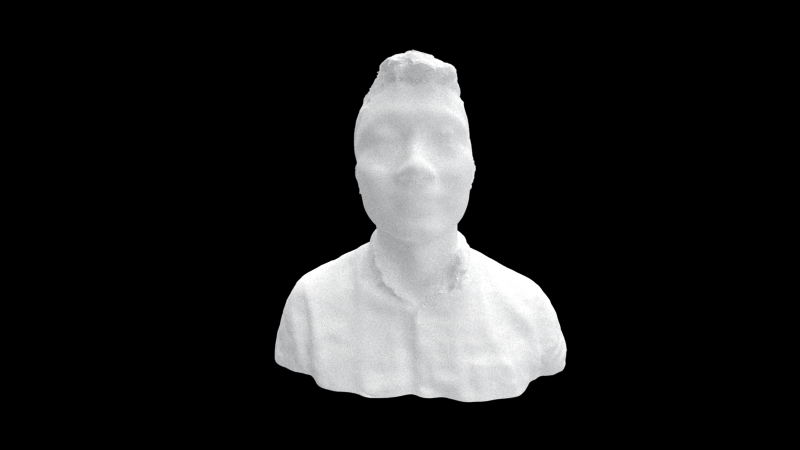
#> input picture book/runjia/data/1.tif, 800 x 450 px
$ jupyter execute --allow-errors depthmap.ipynb   (shell and % lines are left out)
#> lines starting #> are read from the running program, lines starting #| are printed output that depends on the picture
[cell 1]
import numpy as np
import pandas as pd
import cv2
import matplotlib.pyplot as plt
import sys
import os
from PIL import Image

[cell 2]
im = cv2.imread('data/1.tif', 0)
#> im: shape (450, 800); min 0, max 255, mean 32.7

plt.imshow(im, cmap = 'gray')

[cell 3]
imz = cv2.imread('data/1z.tif', 0)
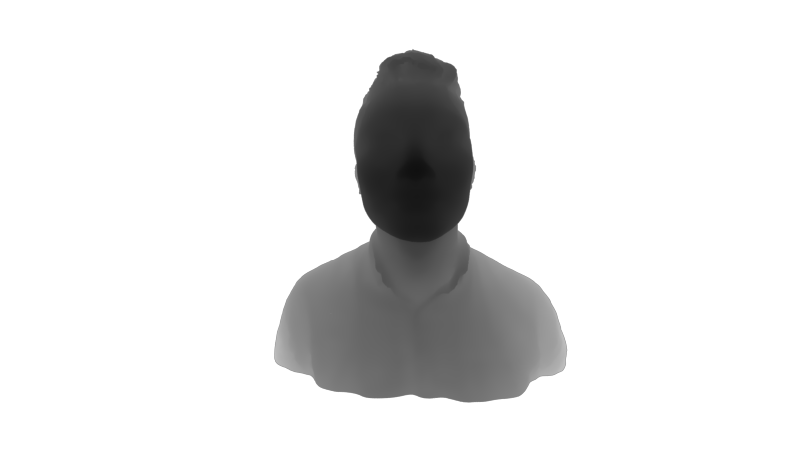
#> input picture book/runjia/data/1z.tif, 800 x 450 px
#> imz is the input picture: shape (450, 800); min 16, max 255, mean 229.8

plt.imshow(imz, cmap = 'gray')

[cell 4]
imzinv = 255 - imz
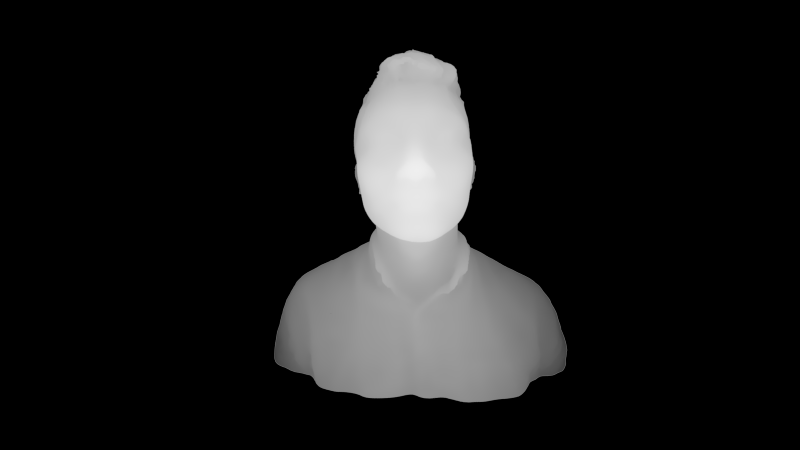
#> imzinv: shape (450, 800); min 0, max 239, mean 25.2

plt.imshow(imzinv, cmap = 'gray')

[cell 5]
ima = cv2.imread('data/1a.tif', 0)
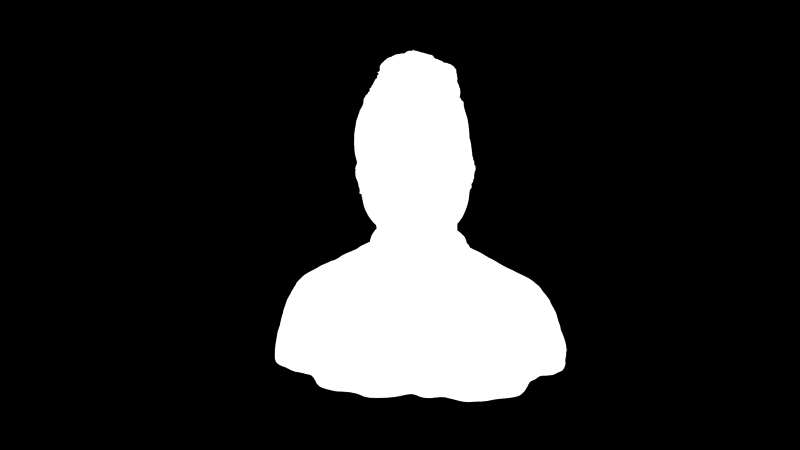
#> input picture book/runjia/data/1a.tif, 800 x 450 px
#> ima is the input picture: shape (450, 800); min 0, max 255, mean 39.5

plt.imshow(ima, cmap = 'gray')

[cell 6]
h, w = im.shape
#> h = 450; w = 800

[cell 7]
print(im.shape)
#| (450, 800)
print(imz.shape)
#| (450, 800)

[cell 8]
focalLength = 90.0
centerX = w / 2.0
#> centerX = 400
centerY = h / 2.0
#> centerY = 225
scalingFactor = 1000.0

Z = imzinv / scalingFactor

Xrang = np.arange(0,w,1)
#> Xrang = 800 values from 0 to 799
Yrang = np.arange(0,h,1)
#> Yrang = 450 values from 0 to 449
imXY = np.meshgrid(Xrang, Yrang)

print(imXY[0], imXY[1])
#> (printed output is left out)

[cell 9]
X = (imXY[0] - centerX) * Z / focalLength
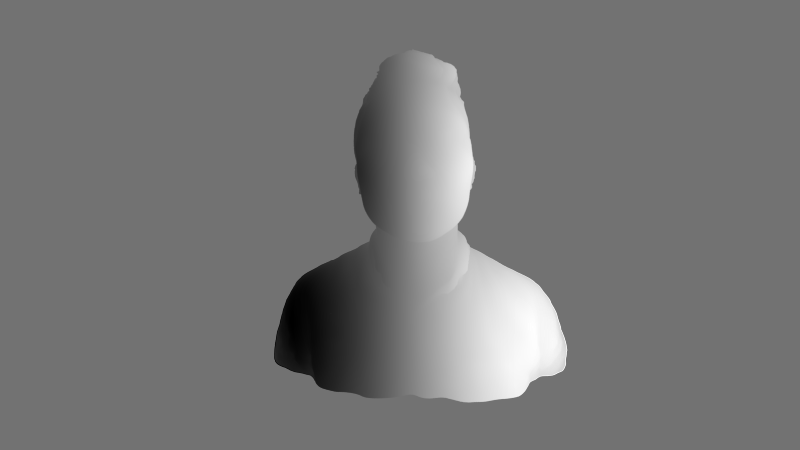
#> X: shape (450, 800) float64; min -0.143, max 0.175, mean 0.00453; drawn with min black and max white
Y = (imXY[1] - centerY) * Z / focalLength
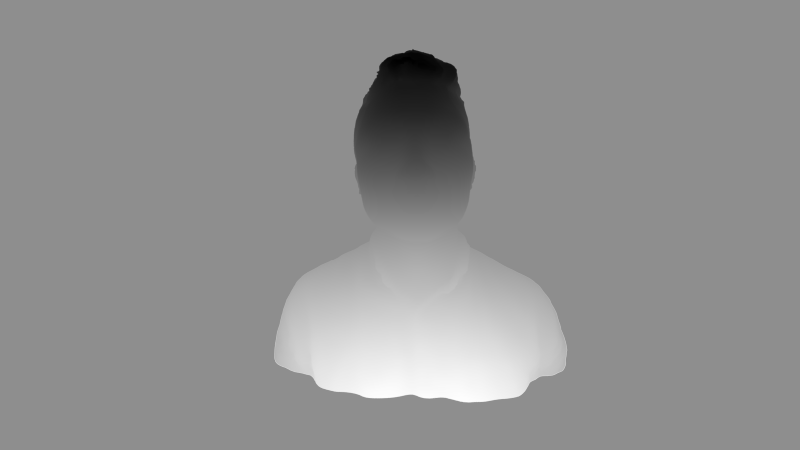
#> Y: shape (450, 800) float64; min -0.351, max 0.278, mean 0.00719; drawn with min black and max white

Xworld = np.vstack((X.flatten(), Y.flatten(), Z.flatten())).T
# [24 lines of commented-out code are left out]

print(Xworld.shape)
#| (360000, 3)

[cell 10]
Xworld

[cell 11]
Xworldsimple = Xworld[::18]
len(Xworldsimple)
#> Out = 20000

[cell 12]
from mpl_toolkits.mplot3d.art3d import Poly3DCollection

plt.figure(figsize=(16,16))
ax = plt.axes(projection='3d')
ax.scatter(Xworld[:,0],Xworld[:,1],Xworld[:,2])
ax.set_xlabel('x')
ax.set_ylabel('y')
ax.set_zlabel('z')
ax.set_title('Recovered World Points')
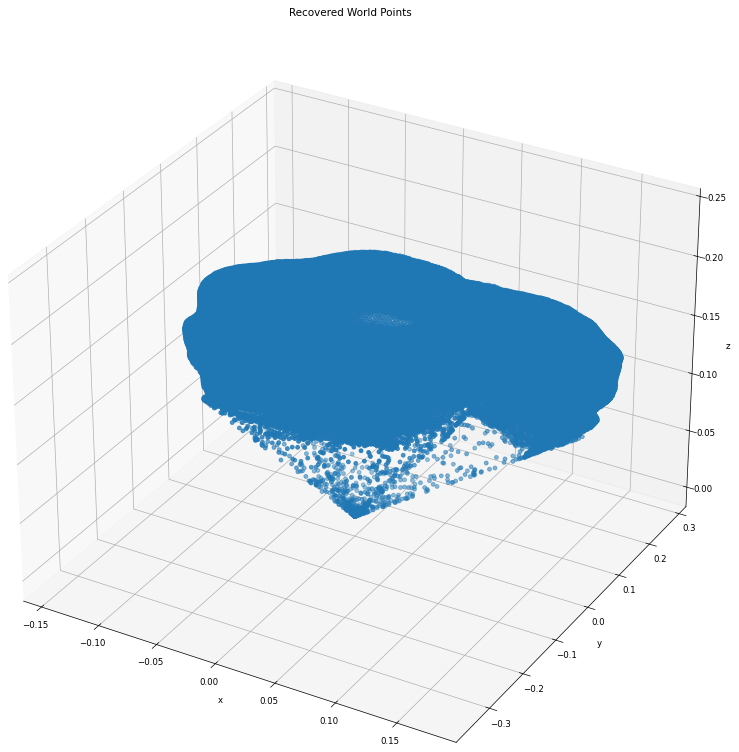
#> figure drawn by matplotlib, 1 panel

[cell 13]
points = []

for index, i in enumerate(Xworldsimple):
    points.append("%f %f %f %d %d %d 0\n"%(i[0],i[1],i[2], im.flatten()[index],im.flatten()[index],im.flatten()[index]))
#> after the loop, points = 20000 items

ply_file = 'data/1small.ply'
file = open(ply_file,"w")
#> (the rest of this cell did not finish here and is left out)

[cell 14]
pd.DataFrame(Xworld, columns = ['X', 'Y', 'Z'])
#> Out = table of 360000 rows and 3 columns

[cell 15]
immod = cv2.imread('data/1mod.tif', 0)
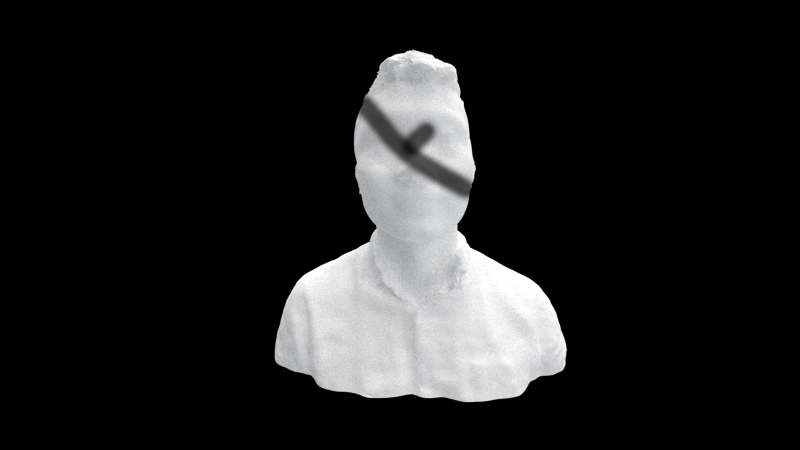
#> input picture book/runjia/data/1mod.tif, 800 x 450 px
#> immod: shape (450, 800); min 0, max 255, mean 31.4

plt.imshow(immod, cmap = 'gray')

[cell 16]
focalLength = 90.0
centerX = w / 2.0
centerY = h / 2.0
scalingFactor = 1000.0

Z = imzinv / scalingFactor

Xrangmod = np.arange(0,w,1)
#> Xrangmod = 800 values from 0 to 799
Yrangmod = np.arange(0,h,1)
#> Yrangmod = 450 values from 0 to 449
imXYmod = np.meshgrid(Xrangmod, Yrangmod)

print(imXYmod[0], imXYmod[1])
#> (printed output is left out)

[cell 17]
Xmod = (imXYmod[0] - centerX) * Z / focalLength
Ymod = (imXYmod[1] - centerY) * Z / focalLength

Xworldmod = np.vstack((Xmod.flatten(), Ymod.flatten(), Z.flatten())).T
# [24 lines of commented-out code are left out]

print(Xworldmod.shape)
#| (360000, 3)

[cell 18]
imdiff = np.abs(immod - im)
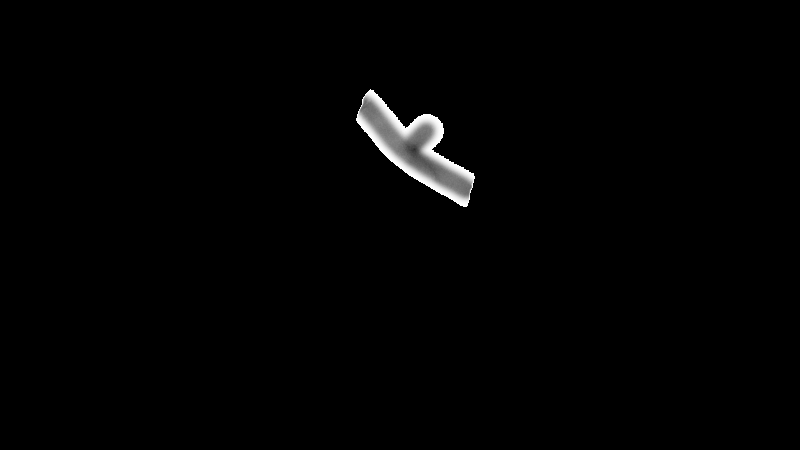
#> imdiff: shape (450, 800); min 0, max 255, mean 2.8
print(imdiff.shape)
#| (450, 800)
plt.imshow(imdiff, cmap = 'gray')

[cell 19]
Xworldmod = Xworldmod[np.where(imdiff.flatten() != 0)]

[cell 20]
Xworldmod.shape

[cell 21]
plt.figure(figsize=(16,16))
ax = plt.axes(projection='3d')
ax.scatter(Xworldmod[:,0],Xworldmod[:,1],Xworldmod[:,2])
ax.set_xlabel('x')
ax.set_ylabel('y')
ax.set_zlabel('z')
ax.set_title('Recovered World Points')
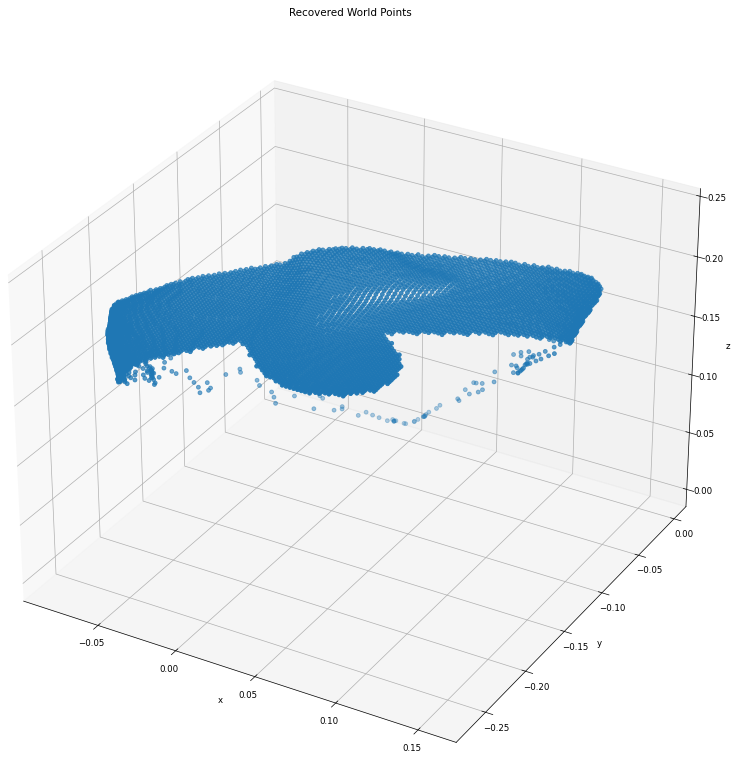
#> figure drawn by matplotlib, 1 panel

[cell 22]
points = []

for index, i in enumerate(Xworldmod):
    points.append("%f %f %f %d %d %d 0\n"%(i[0],i[1],i[2], im.flatten()[index],im.flatten()[index],im.flatten()[index]))
#> this loop made 5645 passes
#> i on passes 1 to 3: [-0.053, -0.24, 0.159], [-0.0413, -0.18, 0.12], [-0.0537, -0.241, 0.161]
#> after the loop, points = 5645 items

ply_file = 'data/1mask.ply'
file = open(ply_file,"w")
#> (the rest of this cell did not finish here and is left out)

[cell 23]
Xworldmodsimple = Xworldmod[::18]
#> Xworldmodsimple = 314 rows, first 8: [-0.053, -0.24, 0.159], [-0.0513, -0.253, 0.171], [-0.0541, -0.245, 0.168], [-0.0477, -0.259, 0.179], [-0.0488, -0.174, 0.122], [-0.0568, -0.206, 0.146], [-0.0473, -0.161, 0.115], [-0.0399, -0.265, 0.189]

[cell 24]
points = []

for index, i in enumerate(Xworldmodsimple):
    points.append("%f %f %f %d %d %d 0\n"%(i[0],i[1],i[2], im.flatten()[index],im.flatten()[index],im.flatten()[index]))
#> this loop made 314 passes
#> after the loop, points = 314 items

ply_file = 'data/1masksmall.ply'
file = open(ply_file,"w")
#> (the rest of this cell did not finish here and is left out)
